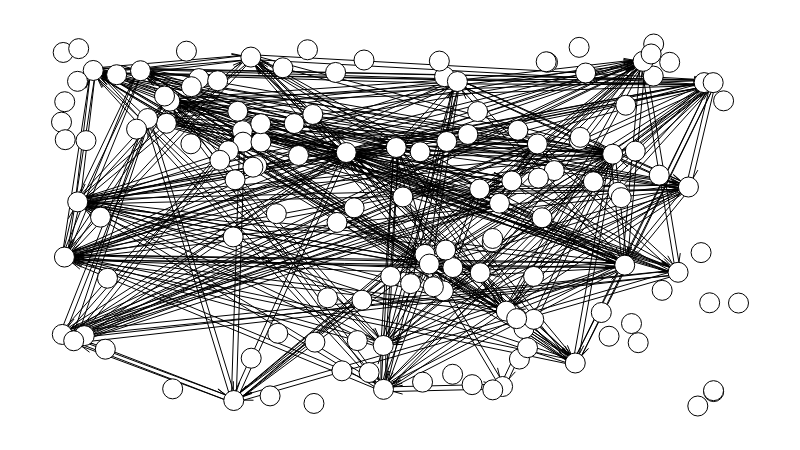

Here is the notebook cell this chart was saved with:
### Code cell
espec.draw()

### Figure 1 — Plotly figure (JSON) as saved in the notebook; plotly's stock layout.template omitted (floating-point values rounded to 4 significant figures; data arrays with more than 128 entries replaced by an {"elided": "..."} marker saying what was removed)
{"data": [{"hoverinfo": "none", "line": {"color": "rgb(127, 127, 127)", "dash": "solid", "width": 0}, "mode": "lines", "type": "scatter", "x": [0.5019, 0.5019, null, 0, 1, null], "y": [0, 1, null, 0.496, 0.496, null]}, {"hoverinfo": "none", "line": {"color": "rgb(0, 0, 0)", "dash": "solid", "width": 1}, "mode": "lines", "type": "scatter", "x": {"elided": "2424 float values"}, "y": {"elided": "2424 float values"}}, {"hoverinfo": "none", "marker": {"color": "rgb(255, 255, 255)", "line": {"color": "rgb(0, 0, 0)", "width": 1}, "size": 20, "symbol": "circle"}, "mode": "markers+text", "text": {"elided": "141 null values"}, "textfont": {"color": "rgb(0, 0, 0)"}, "textposition": "middle center", "type": "scatter", "x": {"elided": "141 float values"}, "y": {"elided": "141 float values"}}, {"hoverinfo": "none", "mode": "text", "text": [], "textfont": {"color": "rgb(255, 255, 255)"}, "textposition": "middle center", "type": "scatter", "x": [], "y": []}, {"hoverinfo": "none", "mode": "text", "text": {"elided": "141 null values"}, "textfont": {"color": "rgb(0, 0, 0)"}, "textposition": "middle center", "type": "scatter", "x": {"elided": "141 float values"}, "y": {"elided": "141 float values"}}, {"hoverinfo": "none", "mode": "text", "text": {"elided": "404 null values"}, "textfont": {"color": "rgb(0, 0, 0)"}, "textposition": "middle center", "type": "scatter", "x": {"elided": "404 float values"}, "y": {"elided": "404 float values"}}, {"hoverinfo": "none", "marker": {"color": "rgba(255, 255, 255, 0)", "line": {"color": "rgba(255, 255, 255, 0)", "width": 0}, "size": 0, "symbol": "circle"}, "mode": "markers", "type": "scatter", "x": [0.5, 0, 1, 0.5], "y": [0, 0.5, 0.5, 1]}], "layout": {"height": 450, "hovermode": "closest", "margin": {"b": 10, "l": 10, "r": 10, "t": 10}, "plot_bgcolor": "rgb(255, 255, 255)", "showlegend": false, "width": 800, "xaxis": {"fixedrange": true, "showgrid": false, "showticklabels": false, "zeroline": false}, "yaxis": {"fixedrange": true, "showgrid": false, "showticklabels": false, "zeroline": false}}}
